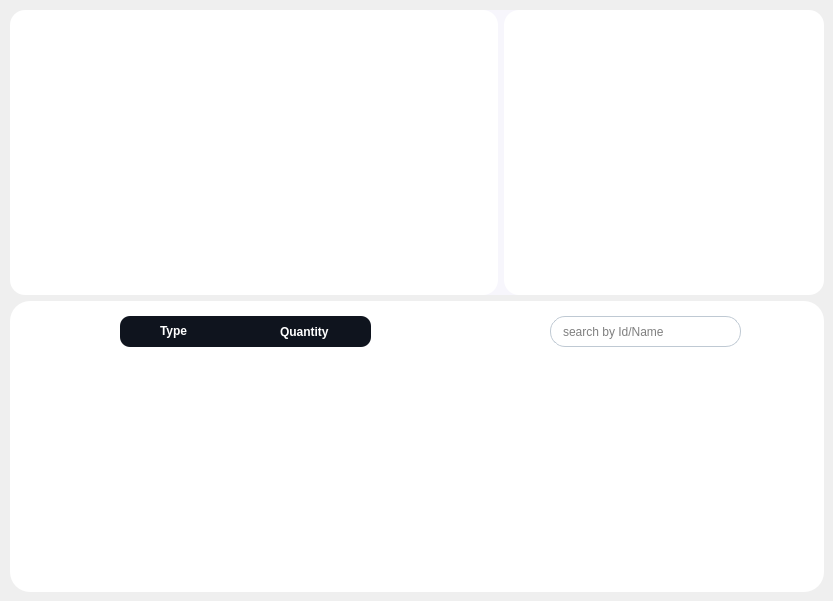
     <widget class="QWidget" name="page_6">
      <widget class="QWidget" name="table" native="true">
       <property name="geometry">
        <rect>
         <x>10</x>
         <y>301</y>
         <width>814</width>
         <height>291</height>
        </rect>
       </property>
       <property name="styleSheet">
        <string notr="true">background-color:white ; 
border-radius:20px ; 
</string>
       </property>
       <widget class="QTableView" name="tableView_3">
        <property name="geometry">
         <rect>
          <x>40</x>
          <y>80</y>
          <width>731</width>
          <height>171</height>
         </rect>
        </property>
        <property name="cursor" stdset="0">
         <cursorShape>PointingHandCursor</cursorShape>
        </property>
        <property name="styleSheet">
         <string notr="true">QTableView {
    background-color : white ; 
    color: black;
    font: 12px;
}
QHeaderView::section {
    background-color: #0F141E;
    color: white;
    height: 30px;
    font: 15px;
}
QHeaderView::section:first {
    border-top-left-radius: 5px;
}
QHeaderView::section:last {
    border-top-right-radius: 5px;
}
QScrollBar:vertical {
    background: #dee2e6;
}
 QScrollBar::handle:vertical {
    background: #dee2e6;
 }
QScrollBar:horizontal {
    background: #dee2e6;
}
 QScrollBar::handle:horizontal {
    background: #dee2e6;
 }</string>
        </property>
        <property name="verticalScrollBarPolicy">
         <enum>Qt::ScrollBarAlwaysOff</enum>
        </property>
        <property name="horizontalScrollBarPolicy">
         <enum>Qt::ScrollBarAlwaysOff</enum>
        </property>
        <property name="sizeAdjustPolicy">
         <enum>QAbstractScrollArea::AdjustToContents</enum>
        </property>
        <property name="editTriggers">
         <set>QAbstractItemView::NoEditTriggers</set>
        </property>
        <property name="showGrid">
         <bool>true</bool>
        </property>
        <property name="gridStyle">
         <enum>Qt::SolidLine</enum>
        </property>
        <property name="sortingEnabled">
         <bool>true</bool>
        </property>
        <attribute name="horizontalHeaderDefaultSectionSize">
         <number>146</number>
        </attribute>
       </widget>
       <widget class="QPushButton" name="add_equipment_2">
        <property name="geometry">
         <rect>
          <x>20</x>
          <y>20</y>
          <width>21</width>
          <height>21</height>
         </rect>
        </property>
        <property name="cursor">
         <cursorShape>PointingHandCursor</cursorShape>
        </property>
        <property name="styleSheet">
         <string notr="true">QPushButton {
	image: url(:/Icons/plus.svg)
}
QPushButton::hover {
	
	image: url(:/Icons/plus (1).svg);
}</string>
        </property>
        <property name="text">
         <string/>
        </property>
       </widget>
       <widget class="QLineEdit" name="search_bar_3">
        <property name="geometry">
         <rect>
          <x>540</x>
          <y>15</y>
          <width>191</width>
          <height>31</height>
         </rect>
        </property>
        <property name="cursor">
         <cursorShape>IBeamCursor</cursorShape>
        </property>
        <property name="styleSheet">
         <string notr="true">QLineEdit {
 	background-color:transparent ;
	border-radius:15px ; 
	border:1px solid #BFC9D3; 
	padding : 0 40px 0 10px ; 
} </string>
        </property>
        <property name="placeholderText">
         <string>search by Id/Name</string>
        </property>
       </widget>
       <widget class="QPushButton" name="search_button_3">
        <property name="geometry">
         <rect>
          <x>700</x>
          <y>15</y>
          <width>21</width>
          <height>31</height>
         </rect>
        </property>
        <property name="cursor">
         <cursorShape>PointingHandCursor</cursorShape>
        </property>
        <property name="styleSheet">
         <string notr="true">QPushButton {	
	background-color: transparent ;
	border-radius:20px ; 
	
	
	image: url(:/Icons/search1.svg);
} 
</string>
        </property>
        <property name="text">
         <string/>
        </property>
       </widget>
       <widget class="QPushButton" name="tri_2">
        <property name="geometry">
         <rect>
          <x>80</x>
          <y>20</y>
          <width>21</width>
          <height>21</height>
         </rect>
        </property>
        <property name="cursor">
         <cursorShape>PointingHandCursor</cursorShape>
        </property>
        <property name="styleSheet">
         <string notr="true">QPushButton {
	image: url(:/Icons/filter.svg)
}
QPushButton::hover {

	image: url(:/Icons/filter (1).svg);
}</string>
        </property>
        <property name="text">
         <string/>
        </property>
       </widget>
       <widget class="QWidget" name="tri_bar_2" native="true">
        <property name="enabled">
         <bool>true</bool>
        </property>
        <property name="geometry">
         <rect>
          <x>110</x>
          <y>15</y>
          <width>251</width>
          <height>31</height>
         </rect>
        </property>
        <property name="styleSheet">
         <string notr="true">QWidget {
 	background-color:#0F141E ;
	border-radius:10px ; 
	padding : 0 40px 0 10px ; 
}</string>
        </property>
        <widget class="QRadioButton" name="tri_type_2">
         <property name="geometry">
          <rect>
           <x>10</x>
           <y>5</y>
           <width>111</width>
           <height>20</height>
          </rect>
         </property>
         <property name="styleSheet">
          <string notr="true">QRadioButton{
	background-color:transparent ; 
	color:white ; 
	border:0px ; 
	font-weight :bold ; 
}</string>
         </property>
         <property name="text">
          <string>Type</string>
         </property>
         <property name="checkable">
          <bool>true</bool>
         </property>
        </widget>
        <widget class="QRadioButton" name="tri_qnt_2">
         <property name="geometry">
          <rect>
           <x>130</x>
           <y>5</y>
           <width>121</width>
           <height>21</height>
          </rect>
         </property>
         <property name="styleSheet">
          <string notr="true">QRadioButton{
	background-color:transparent ; 
	color:white ; 
	border:0px ; 
	font-weight :bold ; 
}</string>
         </property>
         <property name="text">
          <string>Quantity</string>
         </property>
        </widget>
       </widget>
       <widget class="QPushButton" name="pdf_3">
        <property name="geometry">
         <rect>
          <x>50</x>
          <y>20</y>
          <width>21</width>
          <height>21</height>
         </rect>
        </property>
        <property name="cursor">
         <cursorShape>PointingHandCursor</cursorShape>
        </property>
        <property name="styleSheet">
         <string notr="true">QPushButton {
	
	image: url(:/Icons/download (1).svg);
}
QPushButton::hover {
	
	image: url(:/Icons/download.svg)
}</string>
        </property>
        <property name="text">
         <string/>
        </property>
       </widget>
      </widget>
      <widget class="QWidget" name="others" native="true">
       <property name="geometry">
        <rect>
         <x>10</x>
         <y>10</y>
         <width>814</width>
         <height>285</height>
        </rect>
       </property>
       <property name="maximumSize">
        <size>
         <width>16777215</width>
         <height>285</height>
        </size>
       </property>
       <property name="styleSheet">
        <string notr="true">background-color:#F7F6FC   ; 
border-radius:20px ; 
</string>
       </property>
       <layout class="QHBoxLayout" name="horizontalLayout_5">
        <item>
         <widget class="QWidget" name="widget_10" native="true">
          <property name="styleSheet">
           <string notr="true">background-color:white ; 
border-radius:15px ; </string>
          </property>
         </widget>
        </item>
        <item>
         <widget class="QWidget" name="donut_2" native="true">
          <property name="maximumSize">
           <size>
            <width>320</width>
            <height>16777215</height>
           </size>
          </property>
          <property name="styleSheet">
           <string notr="true">background-color:white ; 
border-radius:15px ; </string>
          </property>
          <layout class="QHBoxLayout" name="horizontalLayout_6">
           <item>
            <layout class="QHBoxLayout" name="horizontalLayout_7">
             <item>
              <widget class="QLabel" name="username_3">
               <property name="styleSheet">
                <string notr="true">#username {
	background-color:transparent ; 
	color:black ; 
	font-size:13px ; 
}</string>
               </property>
               <property name="text">
                <string/>
               </property>
              </widget>
             </item>
            </layout>
           </item>
          </layout>
         </widget>
        </item>
       </layout>
      </widget>
     </widget>
